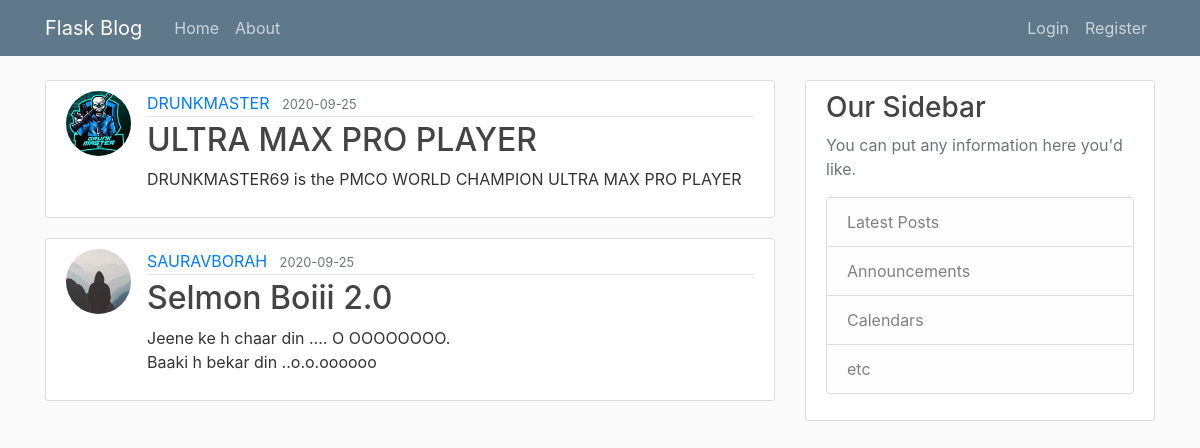
Page /home on the earlier database version.
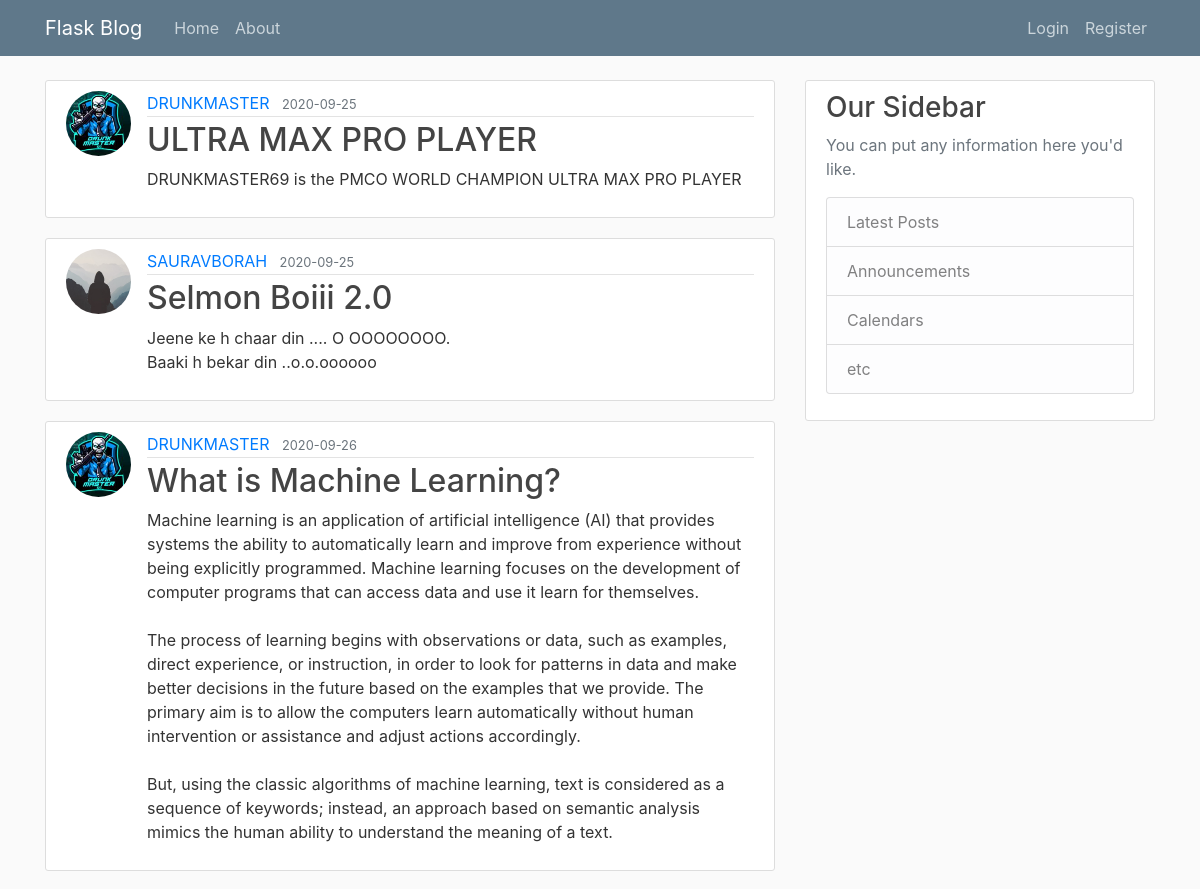
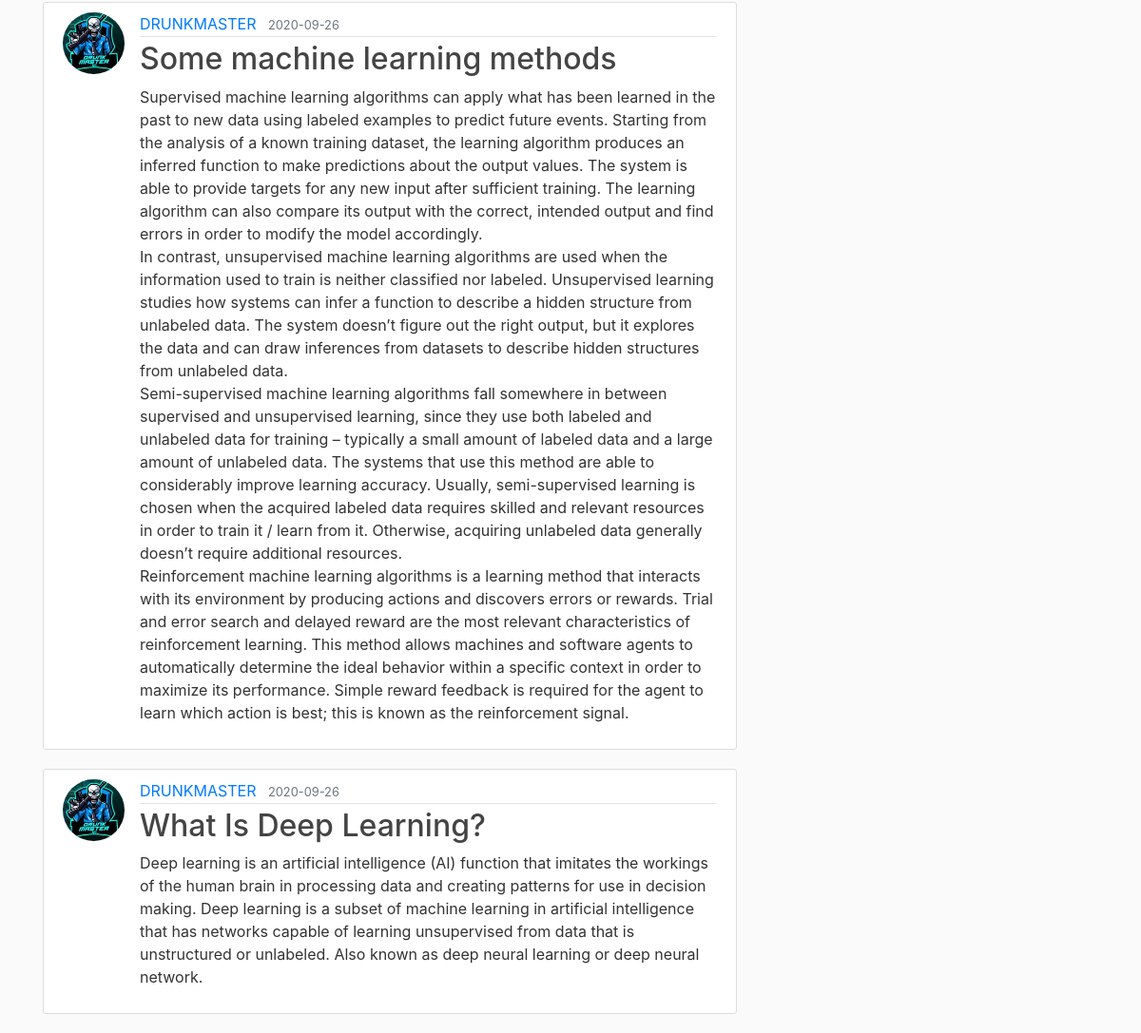
Same page on the later database version (2 pictures, top to bottom).
### flaskblog/models.py (models this page shows, shortened)
class Post(db.Model):
    id = db.Column(db.Integer, primary_key=True)
    title = db.Column(db.String(100), nullable=False)
    date_posted = db.Column(db.DateTime, nullable=False, default=datetime.utcnow)
    content = db.Column(db.Text, nullable=False)
    user_id = db.Column(db.Integer, db.ForeignKey('user.id'), nullable=False)

class User(db.Model,UserMixin):
    id = db.Column(db.Integer, primary_key=True)
    username = db.Column(db.String(20), unique=True, nullable=False)
    email = db.Column(db.String(120), unique=True, nullable=False)
    image_file = db.Column(db.String(20), nullable=False, default='default.jpg')
    password = db.Column(db.String(60), nullable=False)
    posts = db.relationship('Post', backref='author', lazy=True)

### flaskblog/routes.py (the view)
@app.route("/")
@app.route("/home")
def home():
    page= request.args.get('page',1,type=int)
    posts = Post.query.paginate(page=page,per_page=5)
    return render_template('home.html', posts=posts)

### flaskblog/templates/home.html
{% extends "layout.html" %}
{% block content %}
    {% for post in posts.items %}
        <article class="media content-section">
          <img class="rounded-circle article-img" src="{{url_for('static',filename='profile_pics/'+ post.author.image_file) }}">
          <div class="media-body">
            <div class="article-metadata">
              <a class="mr-2" href="#">{{ post.author.username }}</a>
              <small class="text-muted">{{ post.date_posted.strftime('%Y-%m-%d') }}</small>
            </div>
            <h2><a class="article-title" href="{{ url_for('post',post_id=post.id)}}">{{ post.title }}</a></h2>
            <p class="article-content">{{ post.content }}</p>
          </div>
        </article>
    {% endfor %}
{% endblock content %}

### flaskblog/templates/layout.html (shortened to what this page needs)
<!DOCTYPE html>
<html>
<head>
    <link rel="stylesheet" href="https://maxcdn.bootstrapcdn.com/bootstrap/4.0.0/css/bootstrap.min.css">
    <link rel="stylesheet" type="text/css" href="{{ url_for('static', filename='main.css') }}">
</head>
<body>
    <header class="site-header">
      <nav class="navbar navbar-expand-md navbar-dark bg-steel fixed-top">
        <div class="container">
          <a class="navbar-brand mr-4" href="/">Flask Blog</a>
          <div class="collapse navbar-collapse" id="navbarToggle">
            <div class="navbar-nav mr-auto">
              <a class="nav-item nav-link" href="{{ url_for('home') }}">Home</a>
              <a class="nav-item nav-link" href="{{ url_for('about') }}">About</a>
            </div>
            <div class="navbar-nav">
              {% if current_user.is_authenticated %}
              <a class="nav-item nav-link" href="{{ url_for('new_post') }}">New Post</a>
              <a class="nav-item nav-link" href="{{ url_for('account') }}">Account</a>
              <a class="nav-item nav-link" href="{{ url_for('logout') }}">Logout</a>
              {% else %}
                <a class="nav-item nav-link" href="{{ url_for('login') }}">Login</a>
                <a class="nav-item nav-link" href="{{ url_for('register') }}">Register</a>
                {% endif %}
            </div>
          </div>
        </div>
      </nav>
    </header>
    <main role="main" class="container">
      <div class="row">
        <div class="col-md-8">
          {% block content %}{% endblock %}
        </div>
        <div class="col-md-4">
          <div class="content-section">
            <h3>Our Sidebar</h3>
            <p class='text-muted'>You can put any information here you'd like.
              <ul class="list-group">
                <li class="list-group-item list-group-item-light">Latest Posts</li>
                <li class="list-group-item list-group-item-light">Announcements</li>
                <li class="list-group-item list-group-item-light">Calendars</li>
                <li class="list-group-item list-group-item-light">etc</li>
              </ul>
            </p>
          </div>
        </div>
      </div>
    </main>
</body>
</html>

### flaskblog/static/main.css (style rules this page uses)
body { background: #fafafa; color: #333333; margin-top: 5rem; }
h1, h2, h3, h4, h5, h6 { color: #444444; }
.bg-steel { background-color: #5f788a; }
.site-header .navbar-nav .nav-link { color: #cbd5db; }
.content-section { background: #ffffff; padding: 10px 20px; border: 1px solid #dddddd; border-radius: 3px; margin-bottom: 20px; }
.article-title { color: #444444; }
.article-content { white-space: pre-line; }
.article-img { height: 65px; width: 65px; margin-right: 16px; }
.article-metadata { padding-bottom: 1px; margin-bottom: 4px; border-bottom: 1px solid #e3e3e3 }

Differences in the rows shown:
added Post: image_file (picture), author.username "DRUNKMASTER", date_posted "2020-09-26", title "What is Machine Learning?", content "Machine learning is an application of artificial intelligence (AI) that provides systems the ability to automatically learn and improve from experience without being explicitly programmed. Machine learning focuses on the development of computer programs that can access data and use it learn for themselves. The process of learning begins with observations or data, such as examples, direct experience, or instruction, in order to look for patterns in data and make better decisions in the future based on the examples that we provide. The primary aim is to allow the computers learn automatically without human intervention or assistance and adjust actions accordingly. But, using the classic…"
added Post: image_file (picture), author.username "DRUNKMASTER", date_posted "2020-09-26", title "Some machine learning methods", content "Supervised machine learning algorithms can apply what has been learned in the past to new data using labeled examples to predict future events. Starting from the analysis of a known training dataset, the learning algorithm produces an inferred function to make predictions about the output values. The system is able to provide targets for any new input after sufficient training. The learning algorithm can also compare its output with the correct, intended output and find errors in order to modify the model accordingly. In contrast, unsupervised machine learning algorithms are used when the information used to train is neither classified nor labeled. Unsupervised learning studies how systems…"
added Post: image_file (picture), author.username "DRUNKMASTER", date_posted "2020-09-26", title "What Is Deep Learning?", content "Deep learning is an artificial intelligence (AI) function that imitates the workings of the human brain in processing data and creating patterns for use in decision making. Deep learning is a subset of machine learning in artificial intelligence that has networks capable of learning unsupervised from data that is unstructured or unlabeled. Also known as deep neural learning or deep neural network."
